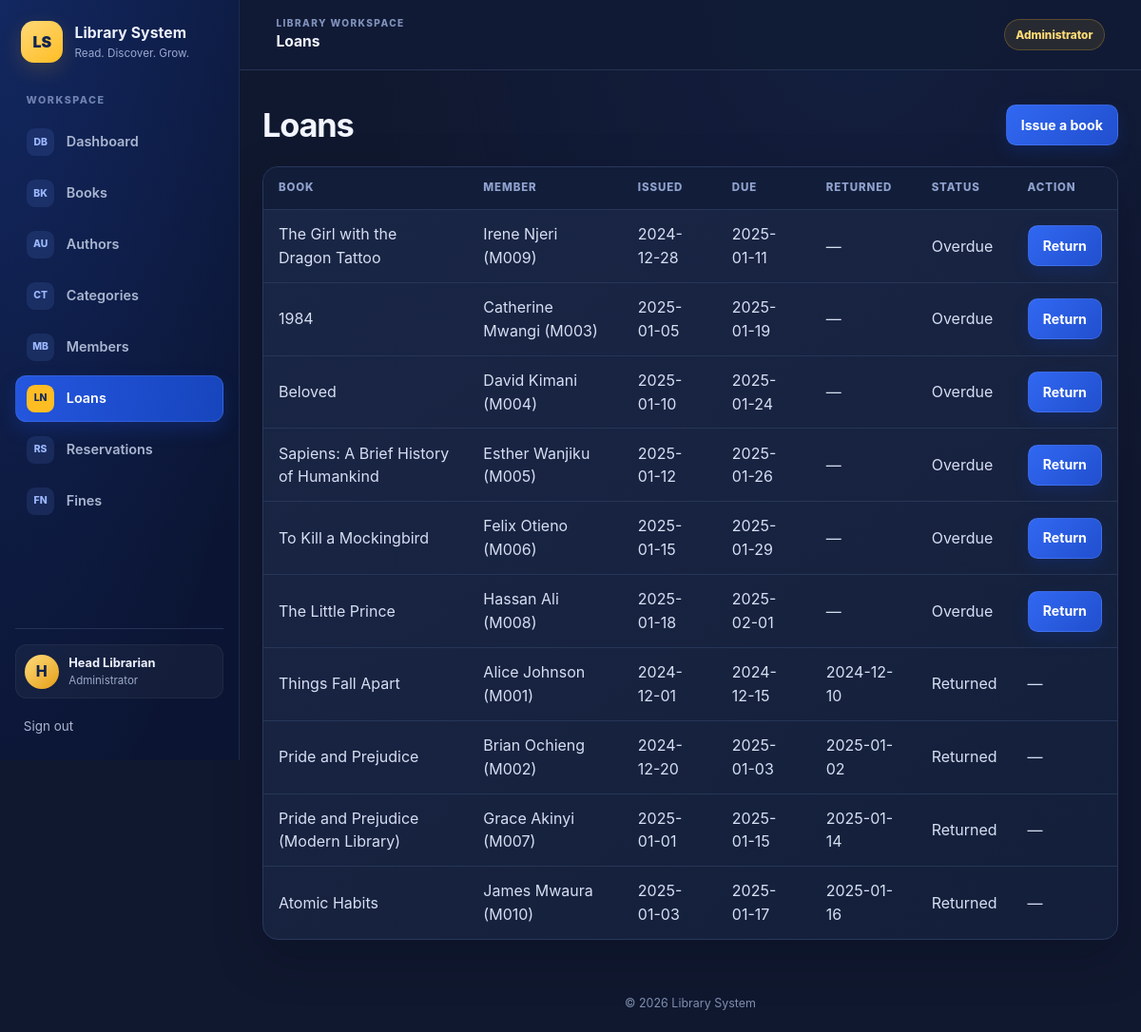
The page /loans/index.php (signed in) on the database its author committed.
### tables this page shows
CREATE TABLE loans (
    loan_id INT AUTO_INCREMENT PRIMARY KEY,
    member_id INT NOT NULL,
    book_id INT NOT NULL,
    date_issued DATE NOT NULL DEFAULT (CURRENT_DATE),
    due_date DATE NOT NULL,
    date_returned DATE NULL,
    status ENUM('borrowed','returned','overdue') DEFAULT 'borrowed',
    FOREIGN KEY (member_id) REFERENCES members(member_id)
        ON DELETE RESTRICT ON UPDATE CASCADE,
    FOREIGN KEY (book_id) REFERENCES books(book_id)
        ON DELETE RESTRICT ON UPDATE CASCADE
);

CREATE TABLE books (
    book_id INT AUTO_INCREMENT PRIMARY KEY,
    isbn VARCHAR(20) NOT NULL UNIQUE,
    title VARCHAR(200) NOT NULL,
    author_id INT NOT NULL,
    category_id INT NOT NULL,
    publisher VARCHAR(120),
    year_published SMALLINT UNSIGNED,
    total_copies INT NOT NULL DEFAULT 1 CHECK (total_copies >= 0),
    available_copies INT NOT NULL DEFAULT 1 CHECK (available_copies >= 0),
    cover_isbn VARCHAR(20),   
    FOREIGN KEY (author_id) REFERENCES authors(author_id)
        ON DELETE RESTRICT ON UPDATE CASCADE,
    FOREIGN KEY (category_id) REFERENCES categories(category_id)
        ON DELETE RESTRICT ON UPDATE CASCADE
);

CREATE TABLE members (
    member_id INT AUTO_INCREMENT PRIMARY KEY,
    member_number VARCHAR(20) NOT NULL UNIQUE,
    full_name VARCHAR(100) NOT NULL,
    email VARCHAR(120) NOT NULL UNIQUE,
    password_hash VARCHAR(255) NULL,
    phone VARCHAR(20),
    status ENUM('active','suspended') DEFAULT 'active',
    date_joined DATE NOT NULL DEFAULT (CURRENT_DATE)
);

### includes/functions.php (called while the page is built, shortened)
<?php
function e($string) {
    return htmlspecialchars($string ?? '', ENT_QUOTES, 'UTF-8');
}

### loans/index.php (the view, shortened to what this page needs)
<?php
require_once '../config/database.php';
require_once '../includes/functions.php';
$loans = $pdo->query(
    "SELECT loans.loan_id, loans.date_issued, loans.due_date, loans.date_returned,
            CASE
                WHEN loans.status = 'borrowed' AND loans.due_date < CURDATE() THEN 'overdue'
                ELSE loans.status
            END AS display_status,
            members.member_number, members.full_name, books.title
     FROM loans
     INNER JOIN members ON members.member_id = loans.member_id
     INNER JOIN books ON books.book_id = loans.book_id
     ORDER BY (loans.status IN ('borrowed', 'overdue')) DESC, loans.due_date"
)->fetchAll();
require '../includes/header.php';
require '../includes/navbar.php';
?>
<main class="container">
    <header class="page-heading">
        <h1>Loans</h1>
        <a class="button" href="issue.php">Issue a book</a>
    </header>
    <?php if (!$loans): ?>
        <p class="card empty-state">No loans have been recorded yet.</p>
    <?php else: ?>
        <div class="table-wrap">
            <table>
                <thead><tr><th>Book</th><th>Member</th><th>Issued</th><th>Due</th><th>Returned</th><th>Status</th><th>Action</th></tr></thead>
                <tbody>
                <?php foreach ($loans as $loan): ?>
                    <tr>
                        <td><?= e($loan['title']) ?></td>
                        <td><?= e($loan['full_name']) ?> (<?= e($loan['member_number']) ?>)</td>
                        <td><?= e($loan['date_issued']) ?></td>
                        <td><?= e($loan['due_date']) ?></td>
                        <td><?= e($loan['date_returned'] ?: '—') ?></td>
                        <td><?= e(ucfirst($loan['display_status'])) ?></td>
                        <td>
                            <?php if (in_array($loan['display_status'], ['borrowed', 'overdue'], true)): ?>
                                <form class="inline-form" method="post" action="return.php"
                                      data-confirm="Record this book as returned?">
                                    <button class="button" type="submit">Return</button>
                                </form>
                            <?php else: ?>
                                —
                            <?php endif; ?>
                        </td>
                    </tr>
                <?php endforeach; ?>
                </tbody>
            </table>
        </div>
    <?php endif; ?>
</main>
<?php require '../includes/footer.php'; ?>

### assets/css/style.css (style rules this page uses)
:root { color-scheme: dark; font-family: Inter, "Segoe UI", Arial, sans-serif; background: #10182f; color: #eef2ff; font-synthesis: none; text-rendering: optimizeLegibility; --bg: #10182f; --sidebar: #0b1533; --surface: #151f3b; --surface-raised: #1b2849; --border: #29385d; --text: #eef2ff; --muted: #9aa8c7; --blue: #285bea; --gold: #ffbd24; --red: #ed6871; --green: #63d3ac; --shadow: 0 18px 50px rgb(3 9 25 / 25%); }
* { box-sizing: border-box; }
html { min-width: 320px; scroll-behavior: smooth; }
body { min-width: 320px; min-height: 100vh; margin: 0; color: var(--text); background: radial-gradient(ellipse at 75% 0%, rgb(42 82 190 / 11%), transparent 32rem), var(--bg); line-height: 1.55; }
a { color: #75a0ff; text-decoration: none; text-underline-offset: 3px; }
.container { width: min(1440px, calc(100% - clamp(1.25rem, 4vw, 3.5rem))); margin: clamp(1.25rem, 3vw, 2.25rem) auto; }
.page-heading { display: flex; flex-wrap: wrap; align-items: center; justify-content: space-between; gap: 1rem; margin-bottom: 1.35rem; }
.page-heading h1 { margin: 0; color: #f2f5ff; font-size: clamp(1.6rem, 3vw, 2.15rem); letter-spacing: -0.035em; line-height: 1.2; }
.card, .table-wrap { background: linear-gradient(145deg, rgb(26 39 71 / 95%), rgb(20 31 58 / 98%)); border: 1px solid var(--border); border-radius: 1rem; box-shadow: var(--shadow); }
.table-wrap { overflow-x: auto; }
table { width: 100%; border-collapse: collapse; }
th, td { padding: 0.82rem 1rem; text-align: left; vertical-align: middle; border-bottom: 1px solid #273657; }
th { color: #8fa2ce; background: #121d39; font-size: 0.72rem; font-weight: 800; letter-spacing: 0.075em; text-transform: uppercase; white-space: nowrap; }
td { color: #d6def2; }
tbody tr { transition: background 130ms ease; }
tbody tr:last-child td { border-bottom: 0; }
.button { display: inline-flex; min-height: 2.6rem; align-items: center; justify-content: center; gap: 0.4rem; padding: 0.6rem 0.95rem; color: #fff; font: inherit; font-size: 0.88rem; font-weight: 750; text-align: center; text-decoration: none; background: linear-gradient(135deg, #3168f2, #214fce); border: 1px solid rgb(144 173 255 / 18%); border-radius: 0.65rem; box-shadow: 0 7px 16px rgb(17 54 160 / 27%); cursor: pointer; transition: transform 150ms ease, filter 150ms ease, box-shadow 150ms ease; }
.inline-form { display: inline; margin: 0; }

### rows shown on the page
loans: book.title "The Girl with the Dragon Tattoo", member.full_name "Irene Njeri", member.member_number "M009", date_issued "2024-12-28", due_date "2025-01-11", date_returned "—", display_status "Overdue"
loans: book.title "1984", member.full_name "Catherine Mwangi", member.member_number "M003", date_issued "2025-01-05", due_date "2025-01-19", date_returned "—", display_status "Overdue"
loans: book.title "Beloved", member.full_name "David Kimani", member.member_number "M004", date_issued "2025-01-10", due_date "2025-01-24", date_returned "—", display_status "Overdue"
loans: book.title "Sapiens: A Brief History of Humankind", member.full_name "Esther Wanjiku", member.member_number "M005", date_issued "2025-01-12", due_date "2025-01-26", date_returned "—", display_status "Overdue"
loans: book.title "To Kill a Mockingbird", member.full_name "Felix Otieno", member.member_number "M006", date_issued "2025-01-15", due_date "2025-01-29", date_returned "—", display_status "Overdue"
loans: book.title "The Little Prince", member.full_name "Hassan Ali", member.member_number "M008", date_issued "2025-01-18", due_date "2025-02-01", date_returned "—", display_status "Overdue"
loans: book.title "Things Fall Apart", member.full_name "Alice Johnson", member.member_number "M001", date_issued "2024-12-01", due_date "2024-12-15", date_returned "2024-12-10", display_status "Returned"
loans: book.title "Pride and Prejudice", member.full_name "Brian Ochieng", member.member_number "M002", date_issued "2024-12-20", due_date "2025-01-03", date_returned "2025-01-02", display_status "Returned"
loans: book.title "Pride and Prejudice (Modern Library)", member.full_name "Grace Akinyi", member.member_number "M007", date_issued "2025-01-01", due_date "2025-01-15", date_returned "2025-01-14", display_status "Returned"
loans: book.title "Atomic Habits", member.full_name "James Mwaura", member.member_number "M010", date_issued "2025-01-03", due_date "2025-01-17", date_returned "2025-01-16", display_status "Returned"

### other values the page prints
$item['icon'] "DB"
$item['label'] "Dashboard"
$item['icon'] "BK"
$item['label'] "Books"
$item['icon'] "AU"
$item['label'] "Authors"
$item['icon'] "CT"
$item['label'] "Categories"
$item['icon'] "MB"
$item['label'] "Members"
$item['icon'] "LN"
$item['label'] "Loans"
$item['icon'] "RS"
$item['label'] "Reservations"
$item['icon'] "FN"
